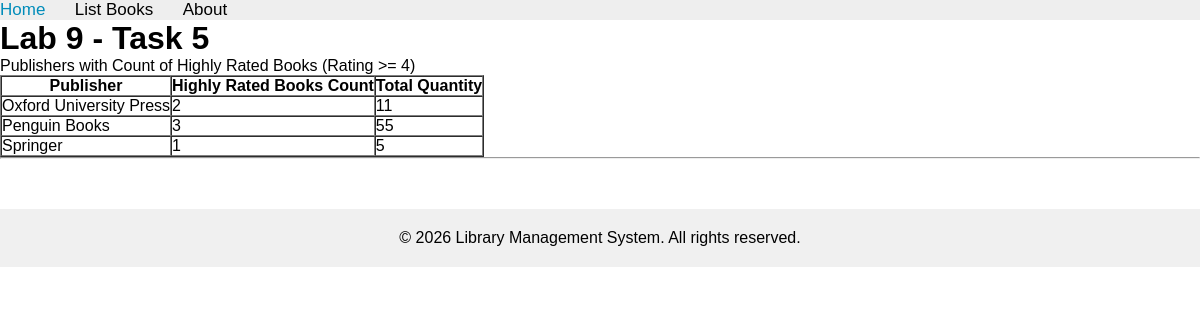
Page /books/lab9/task5 on the committed database.
### apps/bookmodule/models.py (models this page shows, shortened)
class Publisher(models.Model):
    name = models.CharField(max_length=200)
    location = models.CharField(max_length=300)

### apps/bookmodule/views.py (the view)
# urls.py: path('lab9/task5', views.lab9_task5, name="books.lab9_task5"),
def lab9_task5(request):
    publishers = Publisher.objects.annotate(
        highly_rated_count=Count('books', filter=Q(books__rating__gte=4)),
        total_quantity=Sum('books__quantity')
    ).order_by('name')
    return render(request, 'bookmodule/lab9_task5.html', {'publishers': publishers})

### apps/templates/bookmodule/lab9_task5.html (shortened to what this page needs)
{% extends "layouts/base.html" %}
{% block content %}
<h1>Lab 9 - Task 5</h1>
<p>Publishers with Count of Highly Rated Books (Rating >= 4)</p>
{% if publishers %}
    <table border="1" cellpadding="8" cellspacing="0">
        <tr>
            <th>Publisher</th>
            <th>Highly Rated Books Count</th>
            <th>Total Quantity</th>
        </tr>
        {% for pub in publishers %}
            <tr>
                <td>{{ pub.name }}</td>
                <td>{{ pub.highly_rated_count|default:0 }}</td>
                <td>{{ pub.total_quantity|default:0 }}</td>
            </tr>
        {% endfor %}
    </table>
{% else %}
    <p>No publishers found.</p>
{% endif %}
{% endblock content %}

### apps/static/main.css (style rules this page uses)
* { margin: 0; padding: 0; box-sizing: border-box; }
body { font-family: Arial, sans-serif; }

### rows in the picture
Publisher: name "Oxford University Press", highly_rated_count "2", total_quantity "11"
Publisher: name "Penguin Books", highly_rated_count "3", total_quantity "55"
Publisher: name "Springer", highly_rated_count "1", total_quantity "5"
